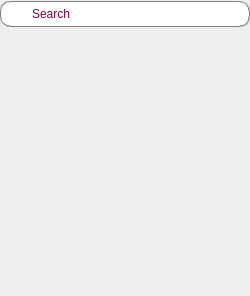
<?xml version="1.0" encoding="UTF-8"?>
<ui version="4.0">
 <class>FilterListDockWidget</class>
 <widget class="QDockWidget" name="FilterListDockWidget">
  <property name="geometry">
   <rect>
    <x>0</x>
    <y>0</y>
    <width>250</width>
    <height>296</height>
   </rect>
  </property>
  <property name="minimumSize">
   <size>
    <width>250</width>
    <height>127</height>
   </size>
  </property>
  <property name="styleSheet">
   <string notr="true">QDockWidget
{
color: white;
}

QDockWidget::title 
{
background-color: qlineargradient(spread:pad, x1:0, y1:0, x2:0, y2:1, stop:0 rgba(103, 93, 103, 255), stop:0.00985222 rgba(176, 166, 176, 255), stop:0.433498 rgba(127, 117, 127, 255), stop:0.448276 rgba(113, 103, 113, 255), stop:0.985222 rgba(112, 102, 112, 255), stop:1 rgba(79, 69, 79, 255));
text-align: center;
padding-left: 5px;
}
</string>
  </property>
  <property name="windowTitle">
   <string>[*]Filter List</string>
  </property>
  <widget class="QWidget" name="dockWidgetContents">
   <layout class="QVBoxLayout" name="verticalLayout">
    <property name="spacing">
     <number>1</number>
    </property>
    <property name="leftMargin">
     <number>0</number>
    </property>
    <property name="topMargin">
     <number>1</number>
    </property>
    <property name="rightMargin">
     <number>0</number>
    </property>
    <property name="bottomMargin">
     <number>0</number>
    </property>
    <item>
     <layout class="QHBoxLayout" name="horizontalLayout">
      <property name="spacing">
       <number>0</number>
      </property>
      <item>
       <widget class="QPushButton" name="searchFieldsBtn">
        <property name="sizePolicy">
         <sizepolicy hsizetype="Fixed" vsizetype="Fixed">
          <horstretch>0</horstretch>
          <verstretch>0</verstretch>
         </sizepolicy>
        </property>
        <property name="minimumSize">
         <size>
          <width>0</width>
          <height>0</height>
         </size>
        </property>
        <property name="maximumSize">
         <size>
          <width>26</width>
          <height>26</height>
         </size>
        </property>
        <property name="styleSheet">
         <string notr="true">QPushButton
{
	background-color: rgb(255, 255, 255);
    border-top-left-radius: 10px;
    border-top-right-radius: 0px;
    border-bottom-left-radius: 10px;
    border-bottom-right-radius: 0px;
    border: 1px groove gray; 
	border-right: 0px;
    padding: 2px 4px;
}</string>
        </property>
        <property name="text">
         <string/>
        </property>
        <property name="icon">
         <iconset resource="../../../../Resources/icons/images/Icons.qrc">
          <normaloff>:/preferences.png</normaloff>:/preferences.png</iconset>
        </property>
        <property name="flat">
         <bool>true</bool>
        </property>
       </widget>
      </item>
      <item>
       <widget class="QLineEdit" name="filterSearch">
        <property name="maximumSize">
         <size>
          <width>16777215</width>
          <height>26</height>
         </size>
        </property>
        <property name="styleSheet">
         <string notr="true">QLineEdit {
    color: rgb(127, 0, 63);
    selection-color: white;   
    border: 1px groove gray; 
	border-left: 0px;
    border-top-left-radius: 0px;
    border-top-right-radius: 10px;
    border-bottom-left-radius: 0px;
    border-bottom-right-radius: 10px;
    padding: 2px 4px;
}
QLineEdit:focus {
    color: rgb(127, 0, 63);
    selection-color: white;   
    border: 1px groove gray; 
	border-left: 0px;
    border-top-left-radius: 0px;
    border-top-right-radius: 10px;
    border-bottom-left-radius: 0px;
    border-bottom-right-radius: 10px;
    padding: 2px 4px;
}

QLineEdit:edit-focus {
    color: rgb(127, 0, 63);
    selection-color: white;   
    border: 1px groove gray; 
	border-left: 0px;
    border-top-left-radius: 0px;
    border-top-right-radius: 10px;
    border-bottom-left-radius: 0px;
    border-bottom-right-radius: 10px;
    padding: 2px 4px;
}</string>
        </property>
        <property name="text">
         <string>Search</string>
        </property>
       </widget>
      </item>
     </layout>
    </item>
    <item>
     <widget class="FilterListWidget" name="filterList" native="true">
      <property name="minimumSize">
       <size>
        <width>250</width>
        <height>50</height>
       </size>
      </property>
     </widget>
    </item>
   </layout>
  </widget>
 </widget>
 <customwidgets>
  <customwidget>
   <class>FilterListWidget</class>
   <extends>QWidget</extends>
   <header location="global">FilterListWidget.h</header>
  </customwidget>
 </customwidgets>
 <resources>
  <include location="../../../../Resources/icons/images/Icons.qrc"/>
 </resources>
 <connections/>
</ui>
